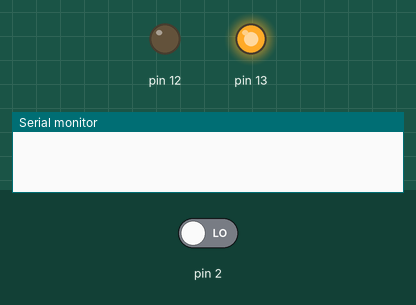
This sketch was run on a simulated Arduino Uno, built with avr-gcc and run on an emulated ATmega328P. Parts: output pins drawn as LEDs (lit = HIGH), the last lines printed to the serial monitor. The test bench sets the inputs (shaded band); at power-on: pin 2 LOW.

Above: at 2.8 s.
2.9 s: pin 2 driven HIGH
At 3.5 s:
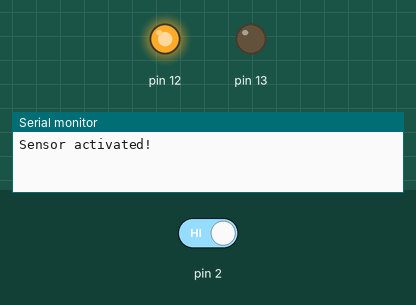
4.5 s: pin 2 driven LOW
At 6.3 s:
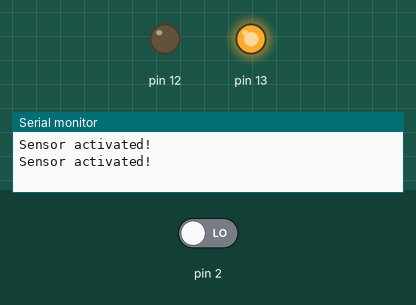
Timing chart, 0 to 7.8 s (numbered marks = the images above; inputs shaded):
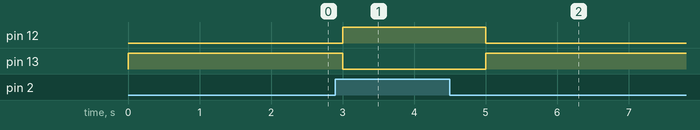

Measured:
- after the input at 2.9 s, pin 12: LOW → HIGH after 0.10 s; pin 13: HIGH → LOW after 0.10 s
- after the input at 4.5 s, pin 12: HIGH → LOW after 0.50 s; pin 13: LOW → HIGH after 0.50 s

The sketch:

dazzling_bigery1.ino
```cpp
int sensorState = 0;
void setup()
{
pinMode(2, INPUT);
pinMode(13, OUTPUT);
  pinMode(12, OUTPUT);
Serial.begin(9600);
}
void loop()
{
sensorState = digitalRead(2);
if(sensorState == HIGH) {
  digitalWrite(13, LOW);
digitalWrite(12, HIGH);
Serial.println("Sensor activated!");
} else {
digitalWrite(12, LOW);
digitalWrite(13, HIGH);
}
delay(1000);
}
  
```
